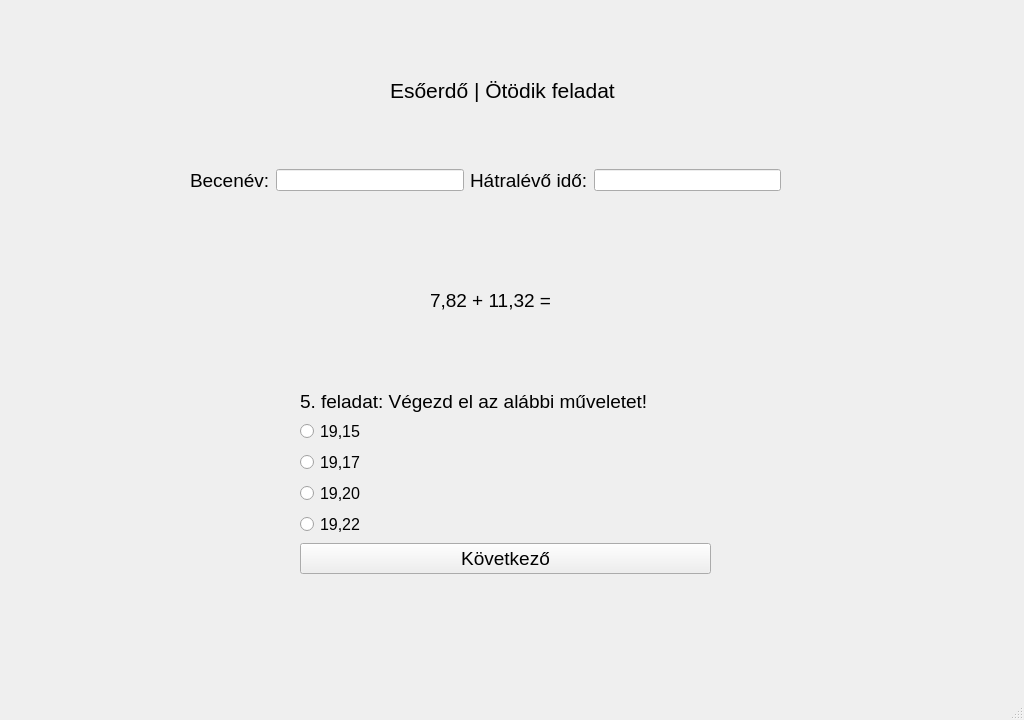
<?xml version="1.0" encoding="UTF-8"?>
<ui version="4.0">
 <class>ques1</class>
 <widget class="QMainWindow" name="ques1">
  <property name="geometry">
   <rect>
    <x>0</x>
    <y>0</y>
    <width>1024</width>
    <height>720</height>
   </rect>
  </property>
  <property name="windowTitle">
   <string>Játékos matematikai gyakorlóprogram</string>
  </property>
  <widget class="QWidget" name="centralwidget">
   <widget class="QLabel" name="label">
    <property name="geometry">
     <rect>
      <x>0</x>
      <y>-10</y>
      <width>1024</width>
      <height>720</height>
     </rect>
    </property>
    <property name="text">
     <string/>
    </property>
    <property name="pixmap">
     <pixmap>../szakdoga hátterek/Game_Background_38.jpg</pixmap>
    </property>
    <property name="scaledContents">
     <bool>true</bool>
    </property>
   </widget>
   <widget class="QLabel" name="label_4">
    <property name="geometry">
     <rect>
      <x>390</x>
      <y>70</y>
      <width>261</width>
      <height>41</height>
     </rect>
    </property>
    <property name="sizePolicy">
     <sizepolicy hsizetype="Expanding" vsizetype="Preferred">
      <horstretch>0</horstretch>
      <verstretch>0</verstretch>
     </sizepolicy>
    </property>
    <property name="font">
     <font>
      <pointsize>16</pointsize>
     </font>
    </property>
    <property name="cursor">
     <cursorShape>ArrowCursor</cursorShape>
    </property>
    <property name="text">
     <string>Esőerdő | Ötödik feladat</string>
    </property>
   </widget>
   <widget class="QWidget" name="horizontalLayoutWidget">
    <property name="geometry">
     <rect>
      <x>190</x>
      <y>140</y>
      <width>591</width>
      <height>81</height>
     </rect>
    </property>
    <layout class="QHBoxLayout" name="horizontalLayout">
     <item>
      <widget class="QLabel" name="label_2">
       <property name="font">
        <font>
         <pointsize>14</pointsize>
        </font>
       </property>
       <property name="text">
        <string>Becenév:</string>
       </property>
      </widget>
     </item>
     <item>
      <widget class="QLineEdit" name="T1">
       <property name="sizePolicy">
        <sizepolicy hsizetype="Expanding" vsizetype="Fixed">
         <horstretch>0</horstretch>
         <verstretch>0</verstretch>
        </sizepolicy>
       </property>
      </widget>
     </item>
     <item>
      <widget class="QLabel" name="label_3">
       <property name="font">
        <font>
         <pointsize>14</pointsize>
        </font>
       </property>
       <property name="text">
        <string>Hátralévő idő:</string>
       </property>
      </widget>
     </item>
     <item>
      <widget class="QLineEdit" name="T2">
       <property name="sizePolicy">
        <sizepolicy hsizetype="Expanding" vsizetype="Fixed">
         <horstretch>0</horstretch>
         <verstretch>0</verstretch>
        </sizepolicy>
       </property>
      </widget>
     </item>
    </layout>
   </widget>
   <widget class="QWidget" name="formLayoutWidget">
    <property name="geometry">
     <rect>
      <x>300</x>
      <y>390</y>
      <width>411</width>
      <height>251</height>
     </rect>
    </property>
    <layout class="QFormLayout" name="formLayout">
     <property name="labelAlignment">
      <set>Qt::AlignLeading|Qt::AlignLeft|Qt::AlignTop</set>
     </property>
     <item row="1" column="0">
      <widget class="QLabel" name="label_5">
       <property name="font">
        <font>
         <pointsize>14</pointsize>
        </font>
       </property>
       <property name="text">
        <string>5. feladat: Végezd el az alábbi műveletet!</string>
       </property>
      </widget>
     </item>
     <item row="2" column="0">
      <widget class="QRadioButton" name="R1">
       <property name="font">
        <font>
         <pointsize>12</pointsize>
        </font>
       </property>
       <property name="text">
        <string>19,15</string>
       </property>
      </widget>
     </item>
     <item row="3" column="0">
      <widget class="QRadioButton" name="R2">
       <property name="font">
        <font>
         <pointsize>12</pointsize>
        </font>
       </property>
       <property name="text">
        <string>19,17</string>
       </property>
      </widget>
     </item>
     <item row="4" column="0">
      <widget class="QRadioButton" name="R3">
       <property name="font">
        <font>
         <pointsize>12</pointsize>
        </font>
       </property>
       <property name="text">
        <string>19,20</string>
       </property>
      </widget>
     </item>
     <item row="6" column="0" colspan="2">
      <widget class="QPushButton" name="B1">
       <property name="font">
        <font>
         <pointsize>14</pointsize>
        </font>
       </property>
       <property name="text">
        <string>Következő</string>
       </property>
      </widget>
     </item>
     <item row="5" column="0">
      <widget class="QRadioButton" name="R4">
       <property name="font">
        <font>
         <pointsize>12</pointsize>
        </font>
       </property>
       <property name="text">
        <string>19,22</string>
       </property>
      </widget>
     </item>
    </layout>
   </widget>
   <widget class="QLabel" name="label_6">
    <property name="geometry">
     <rect>
      <x>430</x>
      <y>260</y>
      <width>131</width>
      <height>81</height>
     </rect>
    </property>
    <property name="text">
     <string>&lt;html&gt;&lt;head/&gt;&lt;body&gt;&lt;p&gt;&lt;span style=&quot; font-size:14pt;&quot;&gt;7,82 + 11,32 =&lt;/span&gt;&lt;/p&gt;&lt;/body&gt;&lt;/html&gt;</string>
    </property>
    <property name="scaledContents">
     <bool>true</bool>
    </property>
   </widget>
  </widget>
  <widget class="QMenuBar" name="menubar">
   <property name="geometry">
    <rect>
     <x>0</x>
     <y>0</y>
     <width>1024</width>
     <height>21</height>
    </rect>
   </property>
  </widget>
  <widget class="QStatusBar" name="statusbar"/>
 </widget>
 <resources/>
 <connections/>
</ui>
